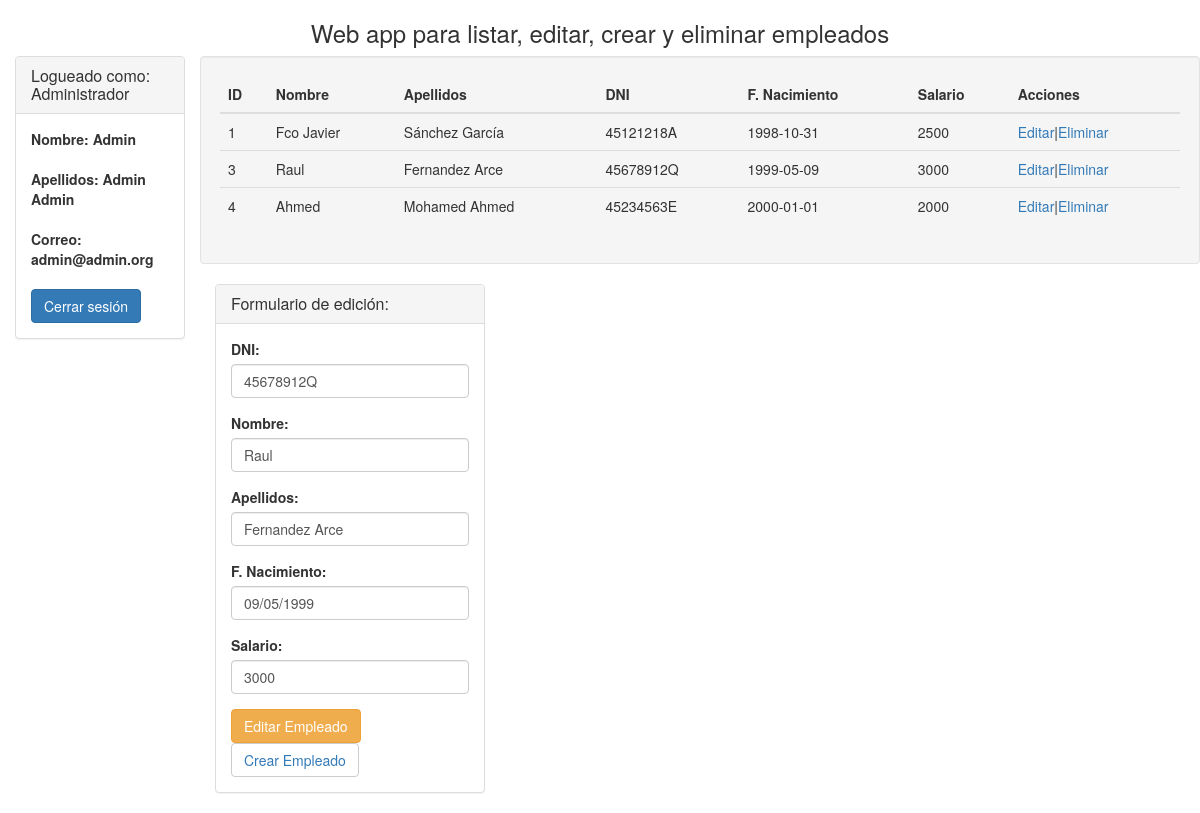
/index.php?id=3&modo=1 (signed in), run on the app's committed database.
### tables this page shows
CREATE TABLE `empleados` (
  `id` int(11) NOT NULL,
  `nombre` varchar(150) NOT NULL,
  `apellidos` varchar(150) NOT NULL,
  `dni` varchar(10) NOT NULL,
  `fecha_nacimiento` date NOT NULL,
  `sueldo` int(6) NOT NULL
);

### funciones.php (called while the page is built, shortened)
<?php
function listarEmpleados($link)
{
    $consulta = "SELECT * FROM empleados";
    $empleados = mysqli_query($link,$consulta) or die ("Error al realizar consulta:".mysqli_error($link));
    return $empleados;
}
function listarEmpleado($link, $id)
{
    $consulta = "SELECT * FROM empleados WHERE id='$id'";
    $empleado = mysqli_query($link,$consulta) or die ("Error al realizar consulta:".mysqli_error($link));
    return $empleado;
}

### index.php (the view, shortened to what this page needs)
<?php
include_once 'funciones.php';
$servidor = "localhost";
$usuario = "root";
$password = "root";
$bd = "employees";
$link = mysqli_connect($servidor,$usuario,$password,$bd) or die ("Error al hacer la conexion a la BD");
$modo = $_GET['modo'];
$id = $_GET['id'];
$empleados = listarEmpleados($link);
?>
<!DOCTYPE html>
<html>
<head>
    <link href="bootstrap.min.css" rel="stylesheet">
</head>
<body>
<h3 class="text-center">Web app para listar, editar, crear y eliminar empleados</h3>
<div class="container col-md-2">
    <div class="panel panel-default">
        <div class="panel-heading"><h4 class="panel-title">Logueado como:<?php if($_SESSION['rol'] == 1) echo " Administrador"?></h4></div>
        <div class="panel-body">
            <form role="form" action="" method="post">
                <div class="form-group"><label>Nombre: <?php echo $_SESSION['nombre']?></label></div>
                <div class="form-group"><label>Apellidos: <?php echo $_SESSION['apellidos']?></label></div>
                <div class="form-group"><label>Correo: <?php echo $_SESSION['correo']?></label></div>
                <button class="btn btn-primary" type="submit" name="Logout">Cerrar sesión</button>
            </form>
        </div>
    </div>
</div>
<div class="table-responsive well">
    <table class="table">
        <thead>
        <tr style="font-weight: bold;">
            <th>ID</th>
            <th>Nombre</th>
            <th>Apellidos</th>
            <th>DNI</th>
            <th>F. Nacimiento</th>
            <th>Salario</th>
            <th>Acciones</th>
        </tr>
        </thead>
        <tbody>
        <?php
        while ($empleado = mysqli_fetch_array($empleados)){
            ?>
            <tr>
                <td><?php echo $empleado[0]?></td>
                <td><?php echo $empleado[1]?></td>
                <td><?php echo $empleado[2]?></td>
                <td><?php echo $empleado[3]?></td>
                <td><?php echo $empleado[4]?></td>
                <td><?php echo $empleado[5]?></td>
                <td><a href="index.php?id=<?php echo $empleado[0]?>&modo=1">Editar</a>|<a href="index.php?id=<?php echo $empleado[0]?>&modo=2">Eliminar</a></td>
            </tr>
            <?php
        }
        ?>
        </tbody>
    </table>
</div>
<?php
if(isset($modo) && !is_null($modo)){
    if ($modo==1  && isset($id) && !is_null($id)){
        $datos = listarEmpleado($link, $id);
        while ($dato = mysqli_fetch_array($datos)){
            $fecha = explode("-", $dato[4]);
            ?>
            <div class="container col-md-3">
                <div class="panel panel-default">
                    <div class="panel-heading"><h4 class="panel-title">Formulario de edición:</h4></div>
                    <div class="panel-body">
                        <form role="form" action="" method="post">
                            <div class="form-group"><label>DNI:</label><input class="form-control" type="text" name="dni" placeholder="DNI" value="<?php echo $dato[3]?>"><input type="hidden" name="id" value="<?php echo $id?>"></div>
                            <div class="form-group"><label>Nombre:</label><input class="form-control" type="text" name="nombre" placeholder="Nombre" value="<?php echo $dato[1]?>"></div>
                            <div class="form-group"><label>Apellidos:</label> <input class="form-control" type="text" name="apellidos" placeholder="Apellidos" value="<?php echo $dato[2]?>"></div>
                            <div class="form-group"><label>F. Nacimiento:</label> <input class="form-control" type="text" name="fecha_nacimiento" placeholder="Fecha de nacimiento" value="<?php echo $fecha[2].'/'.$fecha[1].'/'.$fecha[0] ?>"></div>
                            <div class="form-group"><label>Salario:</label><input class="form-control" type="text" name="salario" placeholder="Salario" value="<?php echo $dato[5]?>"></div>
                            <button class="btn btn-warning" type="submit" name="Editar">Editar Empleado</button>&nbsp;<button class="btn btn-default"><a href="index.php?modo=3">Crear Empleado</a></button>
                        </form>
                    </div>
                </div>
            </div>
            <?php
        }
    }
            ?>
        <?php
} ?>
</body>
</html>

### data on the page
empleados: id "1", nombre "Fco Javier", apellidos "Sánchez García", dni "45121218A", fecha_nacimiento "1998-10-31", sueldo "2500"
empleados: id "3", nombre "Raul", apellidos "Fernandez Arce", dni "45678912Q", fecha_nacimiento "1999-05-09", sueldo "3000", fecha_nacimiento "09/05/1999", salario "3000"
empleados: id "4", nombre "Ahmed", apellidos "Mohamed Ahmed", dni "45234563E", fecha_nacimiento "2000-01-01", sueldo "2000"

### other printed values
$_SESSION['nombre'] "Admin"
$_SESSION['apellidos'] "Admin Admin"
$_SESSION['correo'] "admin@admin.org"
